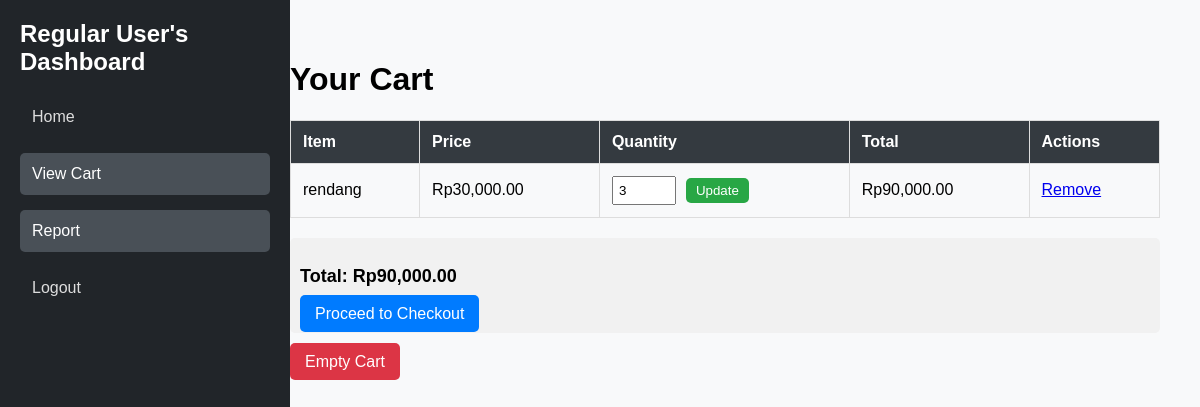
The app's page /view_cart.php (signed in) with its own data.
### tables this page shows
CREATE TABLE `cart` (
  `id` int NOT NULL,
  `id_user` int NOT NULL,
  `id_masakan` int NOT NULL,
  `quantity` int DEFAULT '1',
  `created_at` timestamp NULL DEFAULT CURRENT_TIMESTAMP
);

CREATE TABLE `masakan` (
  `id_masakan` int NOT NULL,
  `nama_masakan` varchar(100) NOT NULL,
  `harga` decimal(10,2) NOT NULL,
  `image` varchar(255) DEFAULT NULL,
  `status_masakan` tinyint(1) NOT NULL
);

### view_cart.php (the view, shortened to what this page needs)
<?php
require 'db.php';
$id_user = $_SESSION['id_user'];
$cartItems = $conn->query("SELECT c.id_masakan, m.nama_masakan, m.harga, c.quantity
                           FROM cart c
                           JOIN masakan m ON c.id_masakan = m.id_masakan
                           WHERE c.id_user = $id_user");
$totalPrice = 0;
if ($cartItems->num_rows > 0) {
    while ($item = $cartItems->fetch_assoc()) {
        $totalPrice += $item['harga'] * $item['quantity'];
    }
}
?>
<!DOCTYPE html>
<html>
<head>
</head>
<body>
<div class="sidebar">
<h2><?php echo htmlspecialchars($_SESSION['nama_user']); ?>'s Dashboard</h2>
    <a href="index.php">Home</a>
    <a href="view_cart.php" class="active">View Cart</a>
    <a href="report.php" class="active">Report</a>
    <a href="logout.php">Logout</a>
</div>
<div class="content">
    <h1>Your Cart</h1>
    <?php if ($cartItems->num_rows > 0) : ?>
        <table>
            <thead>
                <tr>
                    <th>Item</th>
                    <th>Price</th>
                    <th>Quantity</th>
                    <th>Total</th>
                    <th>Actions</th>
                </tr>
            </thead>
            <tbody>
                <?php
                $cartItems->data_seek(0);
                while ($item = $cartItems->fetch_assoc()) : ?>
                    <tr>
                        <td><?php echo $item['nama_masakan']; ?></td>
                        <td>Rp<?php echo number_format($item['harga'], 2); ?></td>
                        <td>
                            <form method="POST" action="update_cart.php" class="form-container">
                                <input type="number" name="quantity" value="<?php echo $item['quantity']; ?>" min="1">
                                <button type="submit" name="update_quantity">Update</button>
                            </form>
                        </td>
                        <td>Rp<?php echo number_format($item['harga'] * $item['quantity'], 2); ?></td>
                        <td>
                            <a href="remove_from_cart.php?id_masakan=<?php echo $item['id_masakan']; ?>">Remove</a>
                        </td>
                    </tr>
                <?php endwhile; ?>
            </tbody>
        </table>
        <div class="cart-summary">
            <h3>Total: Rp<?php echo number_format($totalPrice, 2); ?></h3>
            <a href="checkout.php" class="checkout-button">Proceed to Checkout</a>
        </div>
        <div class="empty-cart">
            <a href="empty_cart.php" class="empty-cart-button">Empty Cart</a>
        </div>
    <?php else : ?>
        <p>Your cart is empty!</p>
    <?php endif; ?>
</div>
</body>
</html>

### view_cart.php (style rules this page uses)
body { font-family: Arial, sans-serif; background-color: #f8f9fa; margin: 0; padding: 0; }
.sidebar { height: 100vh; position: fixed; top: 0; left: 0; width: 250px; background-color: #212529; color: #fff; padding: 20px; }
.sidebar h2 { margin-top: 0; }
.sidebar a { color: #ddd; text-decoration: none; display: block; margin: 15px 0; padding: 12px; border-radius: 5px; transition: background-color 0.3s; }
.sidebar a:hover, .sidebar a.active { background-color: #495057; color: #fff; }
.content { margin-left: 250px; padding: 40px; }
table { width: 100%; border-collapse: collapse; margin-top: 20px; }
table th, table td { padding: 12px; text-align: left; border: 1px solid #ddd; }
table th { background-color: #343a40; color: white; }
.cart-summary { margin-top: 20px; padding: 10px; background-color: #f1f1f1; border-radius: 5px; }
.cart-summary h3 { font-size: 18px; }
.checkout-button, .empty-cart-button { background-color: #007bff; color: white; padding: 10px 15px; text-decoration: none; border-radius: 5px; transition: background-color 0.3s; }
.empty-cart { margin-top: 20px; }
.empty-cart a { background-color: #dc3545; }
.form-container { display: flex; align-items: center; }
.form-container input[type="number"] { padding: 5px; width: 50px; margin-right: 10px; }
.form-container button { padding: 5px 10px; background-color: #28a745; border: none; color: white; cursor: pointer; border-radius: 5px; }

### records on screen
cart: id_masakan.nama_masakan "rendang", id_masakan.harga "30,000.00", quantity "3", $item['harga'] * $item['quantity'] "90,000.00"

### other values on screen
$_SESSION['nama_user'] "Regular User"
$totalPrice "90,000.00"
